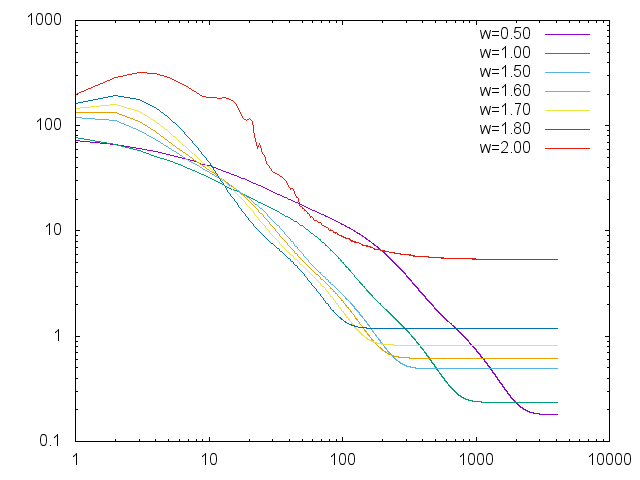

Here is the gnuplot script that generated this plot:
set term term_type;
set output output_file;

set logscale xy;
plot for [IDX=0:6] 'data/varying_omega.dat' i IDX u 1:2 w lines title columnheader(1)
unset output;
